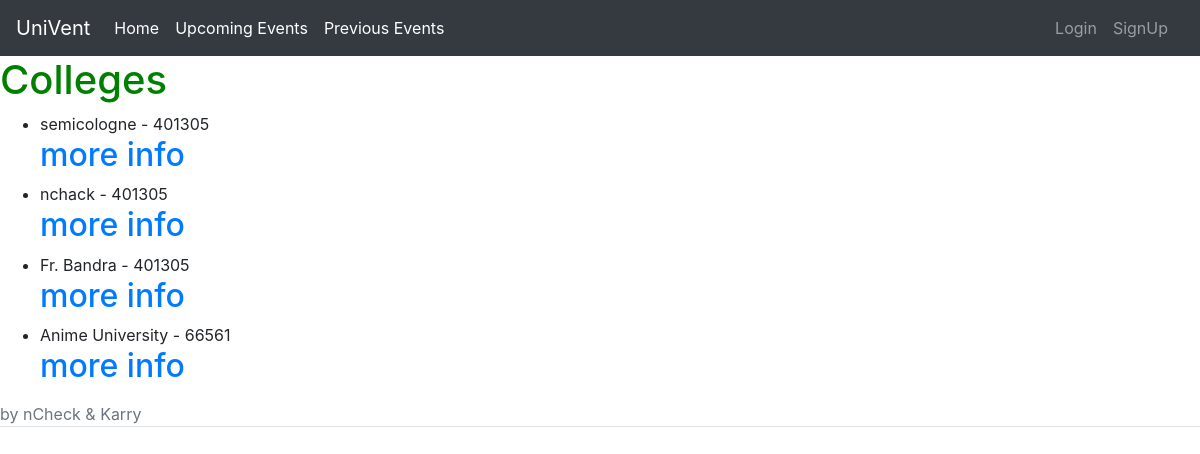
Page /college-list/ on the earlier database version.
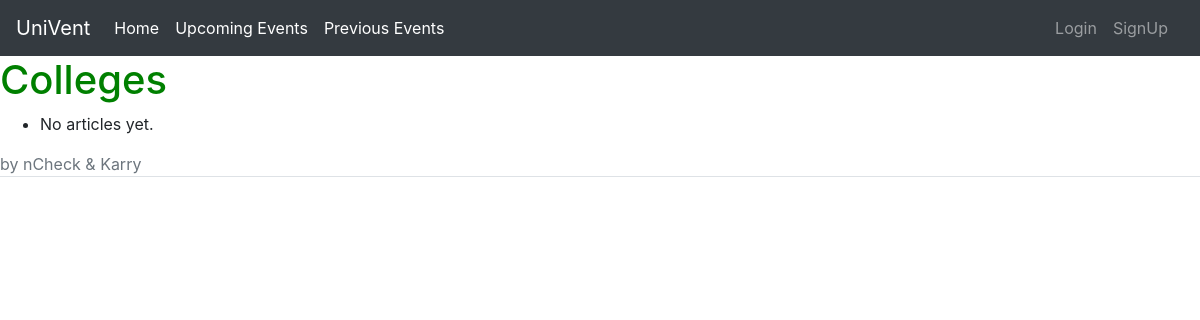
Same page on the later database version.
### accounts/models.py (models this page shows, shortened)
class College(models.Model):
    name = models.CharField(max_length=50 , unique=True)
    pincode = models.DecimalField(max_digits=6 , decimal_places=0)
    website = models.URLField(verbose_name="website")
    photo = models.FileField(upload_to="college" , blank=True)
    slug = models.SlugField(max_length=50 , unique=True , default=slugify(name))

### accounts/views.py (the view)
# urls.py: path('college-list/' , views.CollegeListView.as_view() , name = "college-list") ,
class CollegeListView(ListView):
    template_name = 'accounts/colleges.html'
    model = College

### accounts/templates/accounts/colleges.html
{% extends 'accounts/base.html' %}
{% block content %}
    <h1>Colleges</h1>
    <ul>
    {% for college in college_list %}
        <li>{{ college.name }} - {{ college.pincode }}</li>
        <h2><a href="{% url 'college-detail' slug=college.slug %}">more info</a> </h2>
    {% empty %}
        <li>No articles yet.</li>
    {% endfor %}
    </ul>
{% endblock %}

Differences in the rows shown:
removed College: name "semicologne", pincode "401305"
removed College: name "nchack", pincode "401305"
removed College: name "Fr. Bandra", pincode "401305"
removed College: name "Anime University", pincode "66561"
Other differences:
text now shown: "No articles yet."
